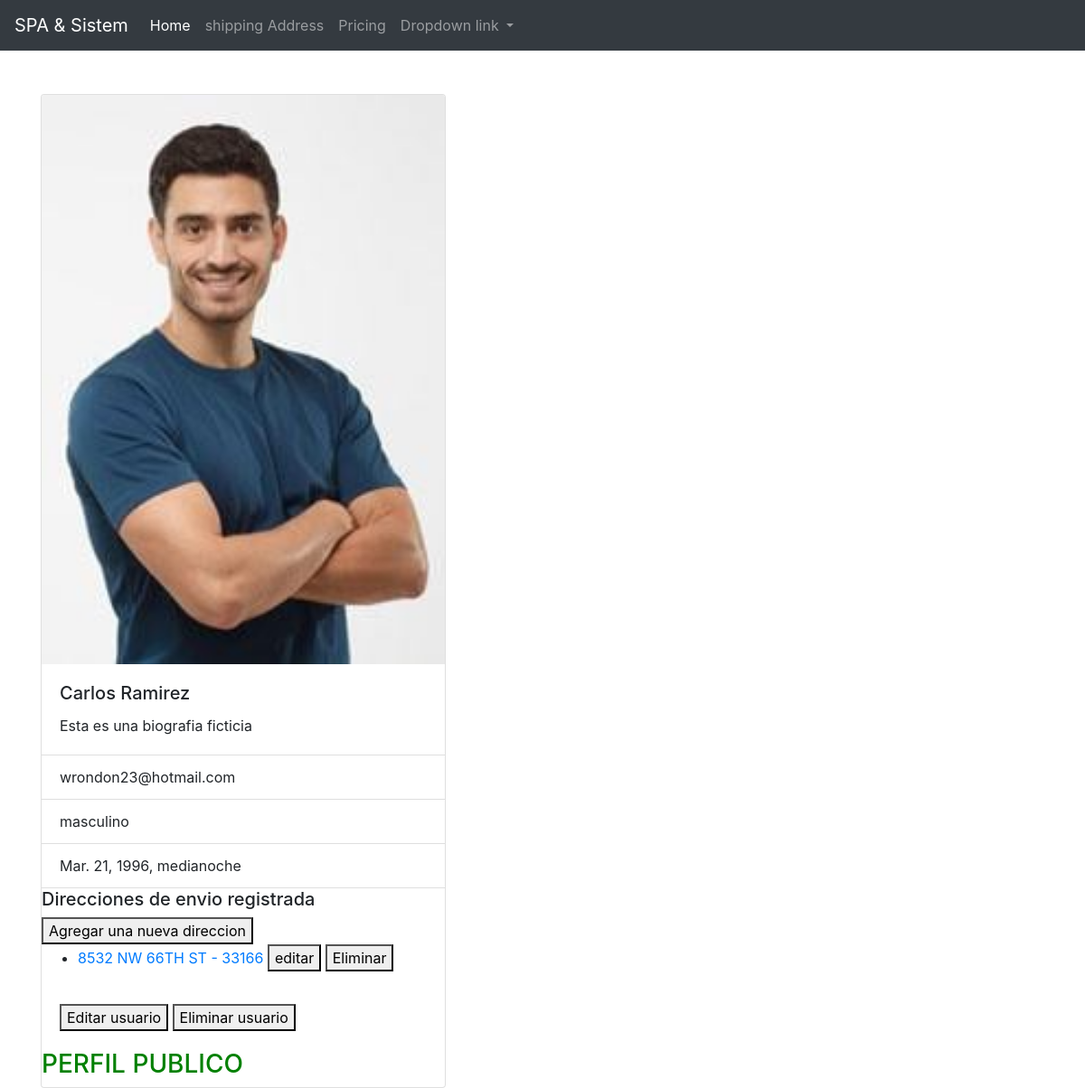
The page /main/11/ on the database its author committed.
### main/models.py (models this page shows, shortened)
class UserMOdel(models.Model):
    first_name = models.CharField(max_length=200)
    last_name = models.CharField(max_length=200)
    email = models.EmailField()
    phone_number =models.CharField(max_length=15, blank=True, null=True)
    gender = models.CharField(choices=GENDER_OPTS, max_length=20)
    date_birth = models.DateTimeField(blank=True, null=True)
    created = models.DateTimeField(auto_now_add=True)
    updated = models.DateTimeField(auto_now=True)
    @property
    def full_name(self):
        return f'{self.first_name} {self.last_name}'

class Profile(models.Model):
    user_id = models.OneToOneField(UserMOdel, on_delete= models.CASCADE)
    profile_image = models.ImageField(upload_to ='users/profiles/photos', blank=True, null=True)
    bio = models.TextField(blank=True, null=True)
    is_public = models.BooleanField(default=True)
    created = models.DateField(auto_now_add=True)
    updated = models.DateField(auto_now_add=True)
    @property
    def get_image_url(self):
        return self.profile_image.url

### shipping_addresses/models.py (models this page shows, shortened)
class ShippingAddress(models.Model):
    user_id =models.ForeignKey(UserMOdel, related_name="addresses", on_delete=models.CASCADE)
    street = models.CharField(max_length=140)
    external_number = models.IntegerField()
    internal_number = models.CharField(max_length=10, blank=True, null=True)
    colony = models.CharField(max_length=100)
    city = models.CharField(max_length=100)
    state = models.CharField(max_length=100)
    country = models.CharField(max_length=100)
    zip_code = models.CharField(max_length=6)
    references = models.TextField(blank=True, null=True)
    created = models.DateTimeField(auto_now_add=True)
    updated = models.DateTimeField(auto_now_add=True)

### main/views.py (the view)
# urls.py: path('<int:id>/', DetalleUsuario,  name ='detail' ),
def DetalleUsuario(request, id):
    user = UserMOdel.objects.get(pk =id)
    template_name ='main/detail.html'
    context = {
        'user': user,
        }
    return render(request,template_name,context)

### main/templates/main/detail.html
{% extends 'base.html' %} {% block content %}
<div class="card" style="width: 28rem;">
  <img class="card-img-top" src="{{user.profile.get_image_url}}" alt="Card image cap">
  <div class="card-body">
    <h5 class="card-title">{{user.full_name}}</h5>
    <p class="card-text">{{user.profile.bio}}</p>
  </div>
    <ul class="list-group list-group-flush">
       <li class="list-group-item">{{user.email}}</li>
      <li class="list-group-item">{{user.get_gender_display}}</li>
      {% if user.date_birth %}
    <li class="list-group-item">{{user.date_birth}}</li>
      {% else %}
        <p>Fecha de nacimiento no indicada</p>
      {% endif %}
  </ul>
  <div>
    <h5>Direcciones de envio registrada</h5>
      <a href="{% url 'addresses:create' user.id %}">
         <button>Agregar una nueva direccion</button>
      </a>
     {% if user.addresses.all|length > 0  %}
    <ul>
            {% for  address in user.addresses.all  %}
         <a href=" {% url 'addresses:detail' address.id  %}">
             <li>
             {{address.street}} - {{address.zip_code}}
         <a href=" {% url 'addresses:detail' address.id  %}">
            <a href="{% url 'addresses:update' address.id %}">
             <button>editar</button>
             </a>
             <a href="{% url 'addresses:delete' address.id %}">
             <button>Eliminar</button>
             </a>
             </li>
         </a>
            {% endfor %}
    </ul>
      {% else %}
            <h6>Todavia no tiene direcciones registradas</h6>
      {% endif %}
  </div>
  <div class="card-body">
    <a href="#" class="card-link"><a href="{% url 'user:update' user.id %}"><button>Editar usuario</button></a>
    <a href="#" class="card-link"><a href="{% url 'user:delete' user.id %}"><button>Eliminar usuario</button></a>
  </div>
      {% if user.profile.is_public %}
<h3 style="color: green">PERFIL PUBLICO</h3>
{% else %}
<h3 style="color: red">PERFIL PRIVADO</h3>
{% endif %}
</div>
{% endblock content %}

### rows shown on the page
UserMOdel: profile.get_image_url (picture), full_name "Carlos Ramirez", profile.bio "Esta es una biografia ficticia", email "wrondon23@hotmail.com", gender "masculino", date_birth "Mar. 21, 1996, medianoche"
ShippingAddress: street "8532 NW 66TH ST", zip_code "33166"
